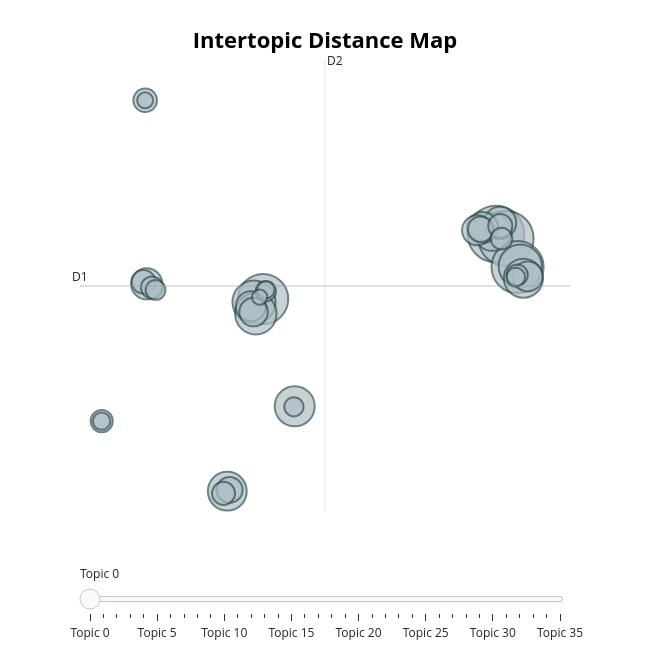

Notebook source saved alongside this figure:
### Code cell
topic_model.visualize_topics()

### Figure 1 — Plotly figure (JSON) as saved in the notebook; plotly's stock layout.template omitted (floating-point values rounded to 4 significant figures)
{"data": [{"customdata": [[0, "homelessness | homeless | toronto | report | people", 138], [1, "man | guy | just | police | didnt", 131], [2, "im | help | work | job | resources", 117], [3, "camping | looking | car | parking | trip", 109], [4, "sleep | doctor | pain | appointment | help", 81], [5, "music | tent | tents | concert | year", 80], [6, "noise | loud | night | sleep | hear", 74], [7, "cost | recommendations | rough | looking | basement", 69], [8, "donate | items | clothing | womens | donations", 66], [9, "cat | cats | vet | home | care", 65], [10, "council | city | housing | election | budget", 61], [11, "je | et | la | que | le", 45], [12, "encampment | encampments | hamilton | grove | dufferin", 42], [13, "bus | routes | transit | traffic | busses", 42], [14, "shelter | sa | st | shelter spaces | spaces", 39], [15, "encampment | police | hikers | emergency | fires", 39], [16, "bike | stolen | black | wallet | lost", 39], [17, "sleep | storm | view | weather | warning", 35], [18, "dog | animals | pet | pets | animal", 29], [19, "cold | centre | bus | crisis | shelters", 28], [20, "montreal | homeless | montreals | homelessness | neighborhood", 25], [21, "fence | tree | trash | grading | testing", 24], [22, "area | safe | downtown | people | living", 24], [23, "bird | birds | lost | dog | mall", 23], [24, "beef | chicken | frills | basics | green", 21], [25, "encampments | homeless encampments | winnipeg | rules | housing", 21], [26, "people | homeless | like | drugs | just", 20], [27, "support | winnipeg | community | volunteer | united way", 19], [28, "im | friends | ive | people | really", 18], [29, "halifax | encampment | encampments | homeless encampments | ferry", 17], [30, "mattress | bedding | ikea | stores | buy", 16], [31, "week | send | events | email | festival", 15], [32, "food | soup | downtown | frozen | lunch", 13], [33, "gym | fitness | physical | activity | busy", 13], [34, "toronto | city | london | cities | visit", 11], [35, "hockey | league | basketball | players | game", 10]], "hovertemplate": "<b>Topic %{customdata[0]}</b><br>%{customdata[1]}<br>Size: %{customdata[2]}", "legendgroup": "", "marker": {"color": "#B0BEC5", "line": {"color": "DarkSlateGrey", "width": 2}, "size": [138, 131, 117, 109, 81, 80, 74, 69, 66, 65, 61, 45, 42, 42, 39, 39, 39, 35, 29, 28, 25, 24, 24, 23, 21, 21, 20, 19, 18, 17, 16, 15, 13, 13, 11, 10], "sizemode": "area", "sizeref": 0.08625, "symbol": "circle"}, "mode": "markers", "name": "", "orientation": "v", "showlegend": false, "type": "scatter", "x": [11.69, 12.17, 12.71, 0.8284, 12.83, 0.4036, 0.4887, 2.305, 12.98, -0.843, 11.53, 11.89, -4.604, 11.07, 10.82, 0.2535, 13.18, 0.3831, -0.7343, 10.99, 11.9, -4.755, -4.677, -1.019, -6.704, -4.36, 11.96, 12.69, 0.9554, -4.191, 2.265, 12.62, -6.711, 0.9535, -4.677, 0.6699], "xaxis": "x", "y": [11.01, 10.64, 8.318, 5.708, 8.382, 5.462, 4.514, -3.03, 7.409, -9.952, 11.17, 11.92, 6.947, 11.54, 11.32, 5.111, 7.555, 4.646, -9.843, 11.41, 11.66, 7.11, 21.91, -10.13, -4.24, 6.645, 10.63, 7.681, 6.351, 6.454, -3.069, 7.498, -4.244, 6.454, 21.91, 5.866], "yaxis": "y"}], "layout": {"annotations": [{"showarrow": false, "text": "D1", "x": -7.718, "y": 6.774, "yshift": 10}, {"showarrow": false, "text": "D2", "x": 3.718, "xshift": 10, "y": 25.19}], "height": 650, "hoverlabel": {"bgcolor": "white", "font": {"family": "Rockwell", "size": 16}}, "legend": {"itemsizing": "constant", "tracegroupgap": 0}, "margin": {"t": 60}, "shapes": [{"line": {"color": "#CFD8DC", "width": 2}, "type": "line", "x0": 3.718, "x1": 3.718, "y0": -11.65, "y1": 25.19}, {"line": {"color": "#9E9E9E", "width": 2}, "type": "line", "x0": -7.718, "x1": 15.15, "y0": 6.774, "y1": 6.774}], "sliders": [{"active": 0, "pad": {"t": 50}, "steps": [{"args": [{"marker.color": [["red", "#B0BEC5", "#B0BEC5", "#B0BEC5", "#B0BEC5", "#B0BEC5", "#B0BEC5", "#B0BEC5", "#B0BEC5", "#B0BEC5", "#B0BEC5", "#B0BEC5", "#B0BEC5", "#B0BEC5", "#B0BEC5", "#B0BEC5", "#B0BEC5", "#B0BEC5", "#B0BEC5", "#B0BEC5", "#B0BEC5", "#B0BEC5", "#B0BEC5", "#B0BEC5", "#B0BEC5", "#B0BEC5", "#B0BEC5", "#B0BEC5", "#B0BEC5", "#B0BEC5", "#B0BEC5", "#B0BEC5", "#B0BEC5", "#B0BEC5", "#B0BEC5", "#B0BEC5"]]}], "label": "Topic 0", "method": "update"}, {"args": [{"marker.color": [["#B0BEC5", "red", "#B0BEC5", "#B0BEC5", "#B0BEC5", "#B0BEC5", "#B0BEC5", "#B0BEC5", "#B0BEC5", "#B0BEC5", "#B0BEC5", "#B0BEC5", "#B0BEC5", "#B0BEC5", "#B0BEC5", "#B0BEC5", "#B0BEC5", "#B0BEC5", "#B0BEC5", "#B0BEC5", "#B0BEC5", "#B0BEC5", "#B0BEC5", "#B0BEC5", "#B0BEC5", "#B0BEC5", "#B0BEC5", "#B0BEC5", "#B0BEC5", "#B0BEC5", "#B0BEC5", "#B0BEC5", "#B0BEC5", "#B0BEC5", "#B0BEC5", "#B0BEC5"]]}], "label": "Topic 1", "method": "update"}, {"args": [{"marker.color": [["#B0BEC5", "#B0BEC5", "red", "#B0BEC5", "#B0BEC5", "#B0BEC5", "#B0BEC5", "#B0BEC5", "#B0BEC5", "#B0BEC5", "#B0BEC5", "#B0BEC5", "#B0BEC5", "#B0BEC5", "#B0BEC5", "#B0BEC5", "#B0BEC5", "#B0BEC5", "#B0BEC5", "#B0BEC5", "#B0BEC5", "#B0BEC5", "#B0BEC5", "#B0BEC5", "#B0BEC5", "#B0BEC5", "#B0BEC5", "#B0BEC5", "#B0BEC5", "#B0BEC5", "#B0BEC5", "#B0BEC5", "#B0BEC5", "#B0BEC5", "#B0BEC5", "#B0BEC5"]]}], "label": "Topic 2", "method": "update"}, {"args": [{"marker.color": [["#B0BEC5", "#B0BEC5", "#B0BEC5", "red", "#B0BEC5", "#B0BEC5", "#B0BEC5", "#B0BEC5", "#B0BEC5", "#B0BEC5", "#B0BEC5", "#B0BEC5", "#B0BEC5", "#B0BEC5", "#B0BEC5", "#B0BEC5", "#B0BEC5", "#B0BEC5", "#B0BEC5", "#B0BEC5", "#B0BEC5", "#B0BEC5", "#B0BEC5", "#B0BEC5", "#B0BEC5", "#B0BEC5", "#B0BEC5", "#B0BEC5", "#B0BEC5", "#B0BEC5", "#B0BEC5", "#B0BEC5", "#B0BEC5", "#B0BEC5", "#B0BEC5", "#B0BEC5"]]}], "label": "Topic 3", "method": "update"}, {"args": [{"marker.color": [["#B0BEC5", "#B0BEC5", "#B0BEC5", "#B0BEC5", "red", "#B0BEC5", "#B0BEC5", "#B0BEC5", "#B0BEC5", "#B0BEC5", "#B0BEC5", "#B0BEC5", "#B0BEC5", "#B0BEC5", "#B0BEC5", "#B0BEC5", "#B0BEC5", "#B0BEC5", "#B0BEC5", "#B0BEC5", "#B0BEC5", "#B0BEC5", "#B0BEC5", "#B0BEC5", "#B0BEC5", "#B0BEC5", "#B0BEC5", "#B0BEC5", "#B0BEC5", "#B0BEC5", "#B0BEC5", "#B0BEC5", "#B0BEC5", "#B0BEC5", "#B0BEC5", "#B0BEC5"]]}], "label": "Topic 4", "method": "update"}, {"args": [{"marker.color": [["#B0BEC5", "#B0BEC5", "#B0BEC5", "#B0BEC5", "#B0BEC5", "red", "#B0BEC5", "#B0BEC5", "#B0BEC5", "#B0BEC5", "#B0BEC5", "#B0BEC5", "#B0BEC5", "#B0BEC5", "#B0BEC5", "#B0BEC5", "#B0BEC5", "#B0BEC5", "#B0BEC5", "#B0BEC5", "#B0BEC5", "#B0BEC5", "#B0BEC5", "#B0BEC5", "#B0BEC5", "#B0BEC5", "#B0BEC5", "#B0BEC5", "#B0BEC5", "#B0BEC5", "#B0BEC5", "#B0BEC5", "#B0BEC5", "#B0BEC5", "#B0BEC5", "#B0BEC5"]]}], "label": "Topic 5", "method": "update"}, {"args": [{"marker.color": [["#B0BEC5", "#B0BEC5", "#B0BEC5", "#B0BEC5", "#B0BEC5", "#B0BEC5", "red", "#B0BEC5", "#B0BEC5", "#B0BEC5", "#B0BEC5", "#B0BEC5", "#B0BEC5", "#B0BEC5", "#B0BEC5", "#B0BEC5", "#B0BEC5", "#B0BEC5", "#B0BEC5", "#B0BEC5", "#B0BEC5", "#B0BEC5", "#B0BEC5", "#B0BEC5", "#B0BEC5", "#B0BEC5", "#B0BEC5", "#B0BEC5", "#B0BEC5", "#B0BEC5", "#B0BEC5", "#B0BEC5", "#B0BEC5", "#B0BEC5", "#B0BEC5", "#B0BEC5"]]}], "label": "Topic 6", "method": "update"}, {"args": [{"marker.color": [["#B0BEC5", "#B0BEC5", "#B0BEC5", "#B0BEC5", "#B0BEC5", "#B0BEC5", "#B0BEC5", "red", "#B0BEC5", "#B0BEC5", "#B0BEC5", "#B0BEC5", "#B0BEC5", "#B0BEC5", "#B0BEC5", "#B0BEC5", "#B0BEC5", "#B0BEC5", "#B0BEC5", "#B0BEC5", "#B0BEC5", "#B0BEC5", "#B0BEC5", "#B0BEC5", "#B0BEC5", "#B0BEC5", "#B0BEC5", "#B0BEC5", "#B0BEC5", "#B0BEC5", "#B0BEC5", "#B0BEC5", "#B0BEC5", "#B0BEC5", "#B0BEC5", "#B0BEC5"]]}], "label": "Topic 7", "method": "update"}, {"args": [{"marker.color": [["#B0BEC5", "#B0BEC5", "#B0BEC5", "#B0BEC5", "#B0BEC5", "#B0BEC5", "#B0BEC5", "#B0BEC5", "red", "#B0BEC5", "#B0BEC5", "#B0BEC5", "#B0BEC5", "#B0BEC5", "#B0BEC5", "#B0BEC5", "#B0BEC5", "#B0BEC5", "#B0BEC5", "#B0BEC5", "#B0BEC5", "#B0BEC5", "#B0BEC5", "#B0BEC5", "#B0BEC5", "#B0BEC5", "#B0BEC5", "#B0BEC5", "#B0BEC5", "#B0BEC5", "#B0BEC5", "#B0BEC5", "#B0BEC5", "#B0BEC5", "#B0BEC5", "#B0BEC5"]]}], "label": "Topic 8", "method": "update"}, {"args": [{"marker.color": [["#B0BEC5", "#B0BEC5", "#B0BEC5", "#B0BEC5", "#B0BEC5", "#B0BEC5", "#B0BEC5", "#B0BEC5", "#B0BEC5", "red", "#B0BEC5", "#B0BEC5", "#B0BEC5", "#B0BEC5", "#B0BEC5", "#B0BEC5", "#B0BEC5", "#B0BEC5", "#B0BEC5", "#B0BEC5", "#B0BEC5", "#B0BEC5", "#B0BEC5", "#B0BEC5", "#B0BEC5", "#B0BEC5", "#B0BEC5", "#B0BEC5", "#B0BEC5", "#B0BEC5", "#B0BEC5", "#B0BEC5", "#B0BEC5", "#B0BEC5", "#B0BEC5", "#B0BEC5"]]}], "label": "Topic 9", "method": "update"}, {"args": [{"marker.color": [["#B0BEC5", "#B0BEC5", "#B0BEC5", "#B0BEC5", "#B0BEC5", "#B0BEC5", "#B0BEC5", "#B0BEC5", "#B0BEC5", "#B0BEC5", "red", "#B0BEC5", "#B0BEC5", "#B0BEC5", "#B0BEC5", "#B0BEC5", "#B0BEC5", "#B0BEC5", "#B0BEC5", "#B0BEC5", "#B0BEC5", "#B0BEC5", "#B0BEC5", "#B0BEC5", "#B0BEC5", "#B0BEC5", "#B0BEC5", "#B0BEC5", "#B0BEC5", "#B0BEC5", "#B0BEC5", "#B0BEC5", "#B0BEC5", "#B0BEC5", "#B0BEC5", "#B0BEC5"]]}], "label": "Topic 10", "method": "update"}, {"args": [{"marker.color": [["#B0BEC5", "#B0BEC5", "#B0BEC5", "#B0BEC5", "#B0BEC5", "#B0BEC5", "#B0BEC5", "#B0BEC5", "#B0BEC5", "#B0BEC5", "#B0BEC5", "red", "#B0BEC5", "#B0BEC5", "#B0BEC5", "#B0BEC5", "#B0BEC5", "#B0BEC5", "#B0BEC5", "#B0BEC5", "#B0BEC5", "#B0BEC5", "#B0BEC5", "#B0BEC5", "#B0BEC5", "#B0BEC5", "#B0BEC5", "#B0BEC5", "#B0BEC5", "#B0BEC5", "#B0BEC5", "#B0BEC5", "#B0BEC5", "#B0BEC5", "#B0BEC5", "#B0BEC5"]]}], "label": "Topic 11", "method": "update"}, {"args": [{"marker.color": [["#B0BEC5", "#B0BEC5", "#B0BEC5", "#B0BEC5", "#B0BEC5", "#B0BEC5", "#B0BEC5", "#B0BEC5", "#B0BEC5", "#B0BEC5", "#B0BEC5", "#B0BEC5", "red", "#B0BEC5", "#B0BEC5", "#B0BEC5", "#B0BEC5", "#B0BEC5", "#B0BEC5", "#B0BEC5", "#B0BEC5", "#B0BEC5", "#B0BEC5", "#B0BEC5", "#B0BEC5", "#B0BEC5", "#B0BEC5", "#B0BEC5", "#B0BEC5", "#B0BEC5", "#B0BEC5", "#B0BEC5", "#B0BEC5", "#B0BEC5", "#B0BEC5", "#B0BEC5"]]}], "label": "Topic 12", "method": "update"}, {"args": [{"marker.color": [["#B0BEC5", "#B0BEC5", "#B0BEC5", "#B0BEC5", "#B0BEC5", "#B0BEC5", "#B0BEC5", "#B0BEC5", "#B0BEC5", "#B0BEC5", "#B0BEC5", "#B0BEC5", "#B0BEC5", "red", "#B0BEC5", "#B0BEC5", "#B0BEC5", "#B0BEC5", "#B0BEC5", "#B0BEC5", "#B0BEC5", "#B0BEC5", "#B0BEC5", "#B0BEC5", "#B0BEC5", "#B0BEC5", "#B0BEC5", "#B0BEC5", "#B0BEC5", "#B0BEC5", "#B0BEC5", "#B0BEC5", "#B0BEC5", "#B0BEC5", "#B0BEC5", "#B0BEC5"]]}], "label": "Topic 13", "method": "update"}, {"args": [{"marker.color": [["#B0BEC5", "#B0BEC5", "#B0BEC5", "#B0BEC5", "#B0BEC5", "#B0BEC5", "#B0BEC5", "#B0BEC5", "#B0BEC5", "#B0BEC5", "#B0BEC5", "#B0BEC5", "#B0BEC5", "#B0BEC5", "red", "#B0BEC5", "#B0BEC5", "#B0BEC5", "#B0BEC5", "#B0BEC5", "#B0BEC5", "#B0BEC5", "#B0BEC5", "#B0BEC5", "#B0BEC5", "#B0BEC5", "#B0BEC5", "#B0BEC5", "#B0BEC5", "#B0BEC5", "#B0BEC5", "#B0BEC5", "#B0BEC5", "#B0BEC5", "#B0BEC5", "#B0BEC5"]]}], "label": "Topic 14", "method": "update"}, {"args": [{"marker.color": [["#B0BEC5", "#B0BEC5", "#B0BEC5", "#B0BEC5", "#B0BEC5", "#B0BEC5", "#B0BEC5", "#B0BEC5", "#B0BEC5", "#B0BEC5", "#B0BEC5", "#B0BEC5", "#B0BEC5", "#B0BEC5", "#B0BEC5", "red", "#B0BEC5", "#B0BEC5", "#B0BEC5", "#B0BEC5", "#B0BEC5", "#B0BEC5", "#B0BEC5", "#B0BEC5", "#B0BEC5", "#B0BEC5", "#B0BEC5", "#B0BEC5", "#B0BEC5", "#B0BEC5", "#B0BEC5", "#B0BEC5", "#B0BEC5", "#B0BEC5", "#B0BEC5", "#B0BEC5"]]}], "label": "Topic 15", "method": "update"}, {"args": [{"marker.color": [["#B0BEC5", "#B0BEC5", "#B0BEC5", "#B0BEC5", "#B0BEC5", "#B0BEC5", "#B0BEC5", "#B0BEC5", "#B0BEC5", "#B0BEC5", "#B0BEC5", "#B0BEC5", "#B0BEC5", "#B0BEC5", "#B0BEC5", "#B0BEC5", "red", "#B0BEC5", "#B0BEC5", "#B0BEC5", "#B0BEC5", "#B0BEC5", "#B0BEC5", "#B0BEC5", "#B0BEC5", "#B0BEC5", "#B0BEC5", "#B0BEC5", "#B0BEC5", "#B0BEC5", "#B0BEC5", "#B0BEC5", "#B0BEC5", "#B0BEC5", "#B0BEC5", "#B0BEC5"]]}], "label": "Topic 16", "method": "update"}, {"args": [{"marker.color": [["#B0BEC5", "#B0BEC5", "#B0BEC5", "#B0BEC5", "#B0BEC5", "#B0BEC5", "#B0BEC5", "#B0BEC5", "#B0BEC5", "#B0BEC5", "#B0BEC5", "#B0BEC5", "#B0BEC5", "#B0BEC5", "#B0BEC5", "#B0BEC5", "#B0BEC5", "red", "#B0BEC5", "#B0BEC5", "#B0BEC5", "#B0BEC5", "#B0BEC5", "#B0BEC5", "#B0BEC5", "#B0BEC5", "#B0BEC5", "#B0BEC5", "#B0BEC5", "#B0BEC5", "#B0BEC5", "#B0BEC5", "#B0BEC5", "#B0BEC5", "#B0BEC5", "#B0BEC5"]]}], "label": "Topic 17", "method": "update"}, {"args": [{"marker.color": [["#B0BEC5", "#B0BEC5", "#B0BEC5", "#B0BEC5", "#B0BEC5", "#B0BEC5", "#B0BEC5", "#B0BEC5", "#B0BEC5", "#B0BEC5", "#B0BEC5", "#B0BEC5", "#B0BEC5", "#B0BEC5", "#B0BEC5", "#B0BEC5", "#B0BEC5", "#B0BEC5", "red", "#B0BEC5", "#B0BEC5", "#B0BEC5", "#B0BEC5", "#B0BEC5", "#B0BEC5", "#B0BEC5", "#B0BEC5", "#B0BEC5", "#B0BEC5", "#B0BEC5", "#B0BEC5", "#B0BEC5", "#B0BEC5", "#B0BEC5", "#B0BEC5", "#B0BEC5"]]}], "label": "Topic 18", "method": "update"}, {"args": [{"marker.color": [["#B0BEC5", "#B0BEC5", "#B0BEC5", "#B0BEC5", "#B0BEC5", "#B0BEC5", "#B0BEC5", "#B0BEC5", "#B0BEC5", "#B0BEC5", "#B0BEC5", "#B0BEC5", "#B0BEC5", "#B0BEC5", "#B0BEC5", "#B0BEC5", "#B0BEC5", "#B0BEC5", "#B0BEC5", "red", "#B0BEC5", "#B0BEC5", "#B0BEC5", "#B0BEC5", "#B0BEC5", "#B0BEC5", "#B0BEC5", "#B0BEC5", "#B0BEC5", "#B0BEC5", "#B0BEC5", "#B0BEC5", "#B0BEC5", "#B0BEC5", "#B0BEC5", "#B0BEC5"]]}], "label": "Topic 19", "method": "update"}, {"args": [{"marker.color": [["#B0BEC5", "#B0BEC5", "#B0BEC5", "#B0BEC5", "#B0BEC5", "#B0BEC5", "#B0BEC5", "#B0BEC5", "#B0BEC5", "#B0BEC5", "#B0BEC5", "#B0BEC5", "#B0BEC5", "#B0BEC5", "#B0BEC5", "#B0BEC5", "#B0BEC5", "#B0BEC5", "#B0BEC5", "#B0BEC5", "red", "#B0BEC5", "#B0BEC5", "#B0BEC5", "#B0BEC5", "#B0BEC5", "#B0BEC5", "#B0BEC5", "#B0BEC5", "#B0BEC5", "#B0BEC5", "#B0BEC5", "#B0BEC5", "#B0BEC5", "#B0BEC5", "#B0BEC5"]]}], "label": "Topic 20", "method": "update"}, {"args": [{"marker.color": [["#B0BEC5", "#B0BEC5", "#B0BEC5", "#B0BEC5", "#B0BEC5", "#B0BEC5", "#B0BEC5", "#B0BEC5", "#B0BEC5", "#B0BEC5", "#B0BEC5", "#B0BEC5", "#B0BEC5", "#B0BEC5", "#B0BEC5", "#B0BEC5", "#B0BEC5", "#B0BEC5", "#B0BEC5", "#B0BEC5", "#B0BEC5", "red", "#B0BEC5", "#B0BEC5", "#B0BEC5", "#B0BEC5", "#B0BEC5", "#B0BEC5", "#B0BEC5", "#B0BEC5", "#B0BEC5", "#B0BEC5", "#B0BEC5", "#B0BEC5", "#B0BEC5", "#B0BEC5"]]}], "label": "Topic 21", "method": "update"}, {"args": [{"marker.color": [["#B0BEC5", "#B0BEC5", "#B0BEC5", "#B0BEC5", "#B0BEC5", "#B0BEC5", "#B0BEC5", "#B0BEC5", "#B0BEC5", "#B0BEC5", "#B0BEC5", "#B0BEC5", "#B0BEC5", "#B0BEC5", "#B0BEC5", "#B0BEC5", "#B0BEC5", "#B0BEC5", "#B0BEC5", "#B0BEC5", "#B0BEC5", "#B0BEC5", "red", "#B0BEC5", "#B0BEC5", "#B0BEC5", "#B0BEC5", "#B0BEC5", "#B0BEC5", "#B0BEC5", "#B0BEC5", "#B0BEC5", "#B0BEC5", "#B0BEC5", "#B0BEC5", "#B0BEC5"]]}], "label": "Topic 22", "method": "update"}, {"args": [{"marker.color": [["#B0BEC5", "#B0BEC5", "#B0BEC5", "#B0BEC5", "#B0BEC5", "#B0BEC5", "#B0BEC5", "#B0BEC5", "#B0BEC5", "#B0BEC5", "#B0BEC5", "#B0BEC5", "#B0BEC5", "#B0BEC5", "#B0BEC5", "#B0BEC5", "#B0BEC5", "#B0BEC5", "#B0BEC5", "#B0BEC5", "#B0BEC5", "#B0BEC5", "#B0BEC5", "red", "#B0BEC5", "#B0BEC5", "#B0BEC5", "#B0BEC5", "#B0BEC5", "#B0BEC5", "#B0BEC5", "#B0BEC5", "#B0BEC5", "#B0BEC5", "#B0BEC5", "#B0BEC5"]]}], "label": "Topic 23", "method": "update"}, {"args": [{"marker.color": [["#B0BEC5", "#B0BEC5", "#B0BEC5", "#B0BEC5", "#B0BEC5", "#B0BEC5", "#B0BEC5", "#B0BEC5", "#B0BEC5", "#B0BEC5", "#B0BEC5", "#B0BEC5", "#B0BEC5", "#B0BEC5", "#B0BEC5", "#B0BEC5", "#B0BEC5", "#B0BEC5", "#B0BEC5", "#B0BEC5", "#B0BEC5", "#B0BEC5", "#B0BEC5", "#B0BEC5", "red", "#B0BEC5", "#B0BEC5", "#B0BEC5", "#B0BEC5", "#B0BEC5", "#B0BEC5", "#B0BEC5", "#B0BEC5", "#B0BEC5", "#B0BEC5", "#B0BEC5"]]}], "label": "Topic 24", "method": "update"}, {"args": [{"marker.color": [["#B0BEC5", "#B0BEC5", "#B0BEC5", "#B0BEC5", "#B0BEC5", "#B0BEC5", "#B0BEC5", "#B0BEC5", "#B0BEC5", "#B0BEC5", "#B0BEC5", "#B0BEC5", "#B0BEC5", "#B0BEC5", "#B0BEC5", "#B0BEC5", "#B0BEC5", "#B0BEC5", "#B0BEC5", "#B0BEC5", "#B0BEC5", "#B0BEC5", "#B0BEC5", "#B0BEC5", "#B0BEC5", "red", "#B0BEC5", "#B0BEC5", "#B0BEC5", "#B0BEC5", "#B0BEC5", "#B0BEC5", "#B0BEC5", "#B0BEC5", "#B0BEC5", "#B0BEC5"]]}], "label": "Topic 25", "method": "update"}, {"args": [{"marker.color": [["#B0BEC5", "#B0BEC5", "#B0BEC5", "#B0BEC5", "#B0BEC5", "#B0BEC5", "#B0BEC5", "#B0BEC5", "#B0BEC5", "#B0BEC5", "#B0BEC5", "#B0BEC5", "#B0BEC5", "#B0BEC5", "#B0BEC5", "#B0BEC5", "#B0BEC5", "#B0BEC5", "#B0BEC5", "#B0BEC5", "#B0BEC5", "#B0BEC5", "#B0BEC5", "#B0BEC5", "#B0BEC5", "#B0BEC5", "red", "#B0BEC5", "#B0BEC5", "#B0BEC5", "#B0BEC5", "#B0BEC5", "#B0BEC5", "#B0BEC5", "#B0BEC5", "#B0BEC5"]]}], "label": "Topic 26", "method": "update"}, {"args": [{"marker.color": [["#B0BEC5", "#B0BEC5", "#B0BEC5", "#B0BEC5", "#B0BEC5", "#B0BEC5", "#B0BEC5", "#B0BEC5", "#B0BEC5", "#B0BEC5", "#B0BEC5", "#B0BEC5", "#B0BEC5", "#B0BEC5", "#B0BEC5", "#B0BEC5", "#B0BEC5", "#B0BEC5", "#B0BEC5", "#B0BEC5", "#B0BEC5", "#B0BEC5", "#B0BEC5", "#B0BEC5", "#B0BEC5", "#B0BEC5", "#B0BEC5", "red", "#B0BEC5", "#B0BEC5", "#B0BEC5", "#B0BEC5", "#B0BEC5", "#B0BEC5", "#B0BEC5", "#B0BEC5"]]}], "label": "Topic 27", "method": "update"}, {"args": [{"marker.color": [["#B0BEC5", "#B0BEC5", "#B0BEC5", "#B0BEC5", "#B0BEC5", "#B0BEC5", "#B0BEC5", "#B0BEC5", "#B0BEC5", "#B0BEC5", "#B0BEC5", "#B0BEC5", "#B0BEC5", "#B0BEC5", "#B0BEC5", "#B0BEC5", "#B0BEC5", "#B0BEC5", "#B0BEC5", "#B0BEC5", "#B0BEC5", "#B0BEC5", "#B0BEC5", "#B0BEC5", "#B0BEC5", "#B0BEC5", "#B0BEC5", "#B0BEC5", "red", "#B0BEC5", "#B0BEC5", "#B0BEC5", "#B0BEC5", "#B0BEC5", "#B0BEC5", "#B0BEC5"]]}], "label": "Topic 28", "method": "update"}, {"args": [{"marker.color": [["#B0BEC5", "#B0BEC5", "#B0BEC5", "#B0BEC5", "#B0BEC5", "#B0BEC5", "#B0BEC5", "#B0BEC5", "#B0BEC5", "#B0BEC5", "#B0BEC5", "#B0BEC5", "#B0BEC5", "#B0BEC5", "#B0BEC5", "#B0BEC5", "#B0BEC5", "#B0BEC5", "#B0BEC5", "#B0BEC5", "#B0BEC5", "#B0BEC5", "#B0BEC5", "#B0BEC5", "#B0BEC5", "#B0BEC5", "#B0BEC5", "#B0BEC5", "#B0BEC5", "red", "#B0BEC5", "#B0BEC5", "#B0BEC5", "#B0BEC5", "#B0BEC5", "#B0BEC5"]]}], "label": "Topic 29", "method": "update"}, {"args": [{"marker.color": [["#B0BEC5", "#B0BEC5", "#B0BEC5", "#B0BEC5", "#B0BEC5", "#B0BEC5", "#B0BEC5", "#B0BEC5", "#B0BEC5", "#B0BEC5", "#B0BEC5", "#B0BEC5", "#B0BEC5", "#B0BEC5", "#B0BEC5", "#B0BEC5", "#B0BEC5", "#B0BEC5", "#B0BEC5", "#B0BEC5", "#B0BEC5", "#B0BEC5", "#B0BEC5", "#B0BEC5", "#B0BEC5", "#B0BEC5", "#B0BEC5", "#B0BEC5", "#B0BEC5", "#B0BEC5", "red", "#B0BEC5", "#B0BEC5", "#B0BEC5", "#B0BEC5", "#B0BEC5"]]}], "label": "Topic 30", "method": "update"}, {"args": [{"marker.color": [["#B0BEC5", "#B0BEC5", "#B0BEC5", "#B0BEC5", "#B0BEC5", "#B0BEC5", "#B0BEC5", "#B0BEC5", "#B0BEC5", "#B0BEC5", "#B0BEC5", "#B0BEC5", "#B0BEC5", "#B0BEC5", "#B0BEC5", "#B0BEC5", "#B0BEC5", "#B0BEC5", "#B0BEC5", "#B0BEC5", "#B0BEC5", "#B0BEC5", "#B0BEC5", "#B0BEC5", "#B0BEC5", "#B0BEC5", "#B0BEC5", "#B0BEC5", "#B0BEC5", "#B0BEC5", "#B0BEC5", "red", "#B0BEC5", "#B0BEC5", "#B0BEC5", "#B0BEC5"]]}], "label": "Topic 31", "method": "update"}, {"args": [{"marker.color": [["#B0BEC5", "#B0BEC5", "#B0BEC5", "#B0BEC5", "#B0BEC5", "#B0BEC5", "#B0BEC5", "#B0BEC5", "#B0BEC5", "#B0BEC5", "#B0BEC5", "#B0BEC5", "#B0BEC5", "#B0BEC5", "#B0BEC5", "#B0BEC5", "#B0BEC5", "#B0BEC5", "#B0BEC5", "#B0BEC5", "#B0BEC5", "#B0BEC5", "#B0BEC5", "#B0BEC5", "#B0BEC5", "#B0BEC5", "#B0BEC5", "#B0BEC5", "#B0BEC5", "#B0BEC5", "#B0BEC5", "#B0BEC5", "red", "#B0BEC5", "#B0BEC5", "#B0BEC5"]]}], "label": "Topic 32", "method": "update"}, {"args": [{"marker.color": [["#B0BEC5", "#B0BEC5", "#B0BEC5", "#B0BEC5", "#B0BEC5", "#B0BEC5", "#B0BEC5", "#B0BEC5", "#B0BEC5", "#B0BEC5", "#B0BEC5", "#B0BEC5", "#B0BEC5", "#B0BEC5", "#B0BEC5", "#B0BEC5", "#B0BEC5", "#B0BEC5", "#B0BEC5", "#B0BEC5", "#B0BEC5", "#B0BEC5", "#B0BEC5", "#B0BEC5", "#B0BEC5", "#B0BEC5", "#B0BEC5", "#B0BEC5", "#B0BEC5", "#B0BEC5", "#B0BEC5", "#B0BEC5", "#B0BEC5", "red", "#B0BEC5", "#B0BEC5"]]}], "label": "Topic 33", "method": "update"}, {"args": [{"marker.color": [["#B0BEC5", "#B0BEC5", "#B0BEC5", "#B0BEC5", "#B0BEC5", "#B0BEC5", "#B0BEC5", "#B0BEC5", "#B0BEC5", "#B0BEC5", "#B0BEC5", "#B0BEC5", "#B0BEC5", "#B0BEC5", "#B0BEC5", "#B0BEC5", "#B0BEC5", "#B0BEC5", "#B0BEC5", "#B0BEC5", "#B0BEC5", "#B0BEC5", "#B0BEC5", "#B0BEC5", "#B0BEC5", "#B0BEC5", "#B0BEC5", "#B0BEC5", "#B0BEC5", "#B0BEC5", "#B0BEC5", "#B0BEC5", "#B0BEC5", "#B0BEC5", "red", "#B0BEC5"]]}], "label": "Topic 34", "method": "update"}, {"args": [{"marker.color": [["#B0BEC5", "#B0BEC5", "#B0BEC5", "#B0BEC5", "#B0BEC5", "#B0BEC5", "#B0BEC5", "#B0BEC5", "#B0BEC5", "#B0BEC5", "#B0BEC5", "#B0BEC5", "#B0BEC5", "#B0BEC5", "#B0BEC5", "#B0BEC5", "#B0BEC5", "#B0BEC5", "#B0BEC5", "#B0BEC5", "#B0BEC5", "#B0BEC5", "#B0BEC5", "#B0BEC5", "#B0BEC5", "#B0BEC5", "#B0BEC5", "#B0BEC5", "#B0BEC5", "#B0BEC5", "#B0BEC5", "#B0BEC5", "#B0BEC5", "#B0BEC5", "#B0BEC5", "red"]]}], "label": "Topic 35", "method": "update"}]}], "title": {"font": {"color": "Black", "size": 22}, "text": "<b>Intertopic Distance Map</b>", "x": 0.5, "xanchor": "center", "y": 0.95, "yanchor": "top"}, "width": 650, "xaxis": {"anchor": "y", "domain": [0, 1], "range": [-7.718, 15.15], "title": {"text": ""}, "visible": false}, "yaxis": {"anchor": "x", "domain": [0, 1], "range": [-11.65, 25.19], "title": {"text": ""}, "visible": false}}}
